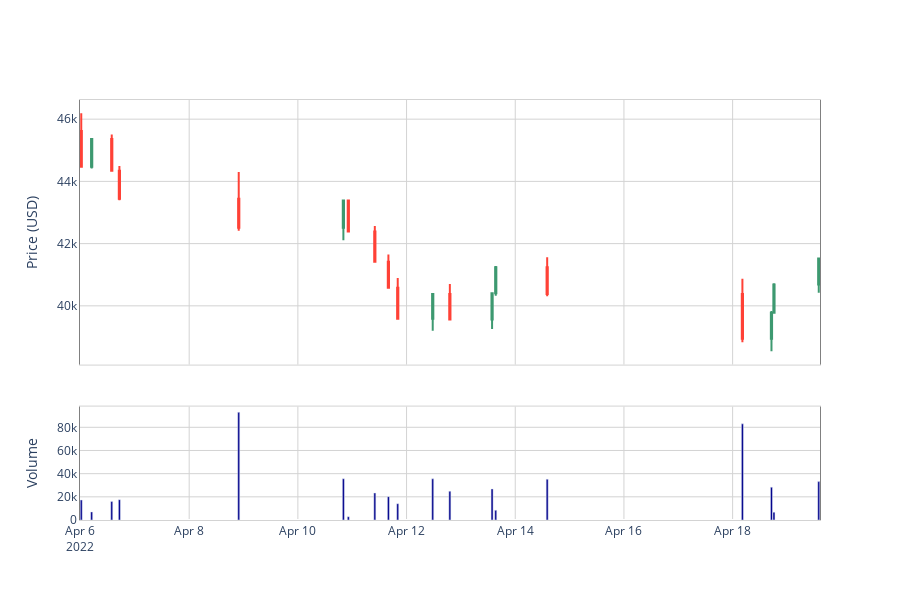

The code cell stored with this chart in its notebook:
### Code cell
plot_candlestick_with_volume(btc_range_subset, 'btc_rangem002')

### Figure 1 — Plotly figure (JSON) as saved in the notebook; plotly's stock layout.template omitted (floating-point values rounded to 4 significant figures)
{"data": [{"close": [44470, 45370.0, 44340.0, 43440.0, 42510.0, 43390.0, 42388, 41420.0, 40580.0, 39590.0, 40380.0, 39560.0, 40400.0, 41240.0, 40380.0, 38950.0, 39780.0, 40680.0, 41520.0], "high": [46191, 45380.0, 45510.0, 44500.0, 44300.0, 43400, 43410.0, 42560.0, 41650.0, 40900.0, 40400.0, 40699, 40440.0, 41280.0, 41560.0, 40870.0, 39830.0, 40730.0, 41525], "low": [44470, 44412, 44340.0, 43390.0, 42414, 42110.0, 42388, 41390.0, 40560, 39570.0, 39200, 39539, 39250.0, 40330.0, 40310.0, 38830.0, 38540.0, 39750.0, 40420.0], "open": [45620.0, 44470, 45370.0, 44340.0, 43440.0, 42510.0, 43390.0, 42388, 41420.0, 40580.0, 39590.0, 40380.0, 39560.0, 40400.0, 41240.0, 40380.0, 38950.0, 39780.0, 40680.0], "showlegend": false, "type": "candlestick", "x": ["2022-04-06T00:20:00", "2022-04-06T04:56:00", "2022-04-06T13:48:00", "2022-04-06T17:11:00", "2022-04-08T21:53:00", "2022-04-10T20:06:00", "2022-04-10T22:17:00", "2022-04-11T09:59:00", "2022-04-11T15:59:00", "2022-04-11T20:06:00", "2022-04-12T11:33:00", "2022-04-12T19:07:00", "2022-04-13T13:46:00", "2022-04-13T15:23:00", "2022-04-14T14:06:00", "2022-04-18T04:19:00", "2022-04-18T17:09:00", "2022-04-18T18:15:00", "2022-04-19T14:02:00"], "xaxis": "x", "yaxis": "y"}, {"marker": {"color": "darkblue"}, "showlegend": false, "type": "bar", "x": ["2022-04-06T00:20:00", "2022-04-06T04:56:00", "2022-04-06T13:48:00", "2022-04-06T17:11:00", "2022-04-08T21:53:00", "2022-04-10T20:06:00", "2022-04-10T22:17:00", "2022-04-11T09:59:00", "2022-04-11T15:59:00", "2022-04-11T20:06:00", "2022-04-12T11:33:00", "2022-04-12T19:07:00", "2022-04-13T13:46:00", "2022-04-13T15:23:00", "2022-04-14T14:06:00", "2022-04-18T04:19:00", "2022-04-18T17:09:00", "2022-04-18T18:15:00", "2022-04-19T14:02:00"], "xaxis": "x2", "y": [17290.0, 6997.0, 16080.0, 17550.0, 92980.0, 35610.0, 2862.0, 23350.0, 20160.0, 14090.0, 35550.0, 24850.0, 26850.0, 8410.0, 35210.0, 82970.0, 28310.0, 6759.0, 33140.0], "yaxis": "y2"}], "layout": {"height": 600, "paper_bgcolor": "white", "plot_bgcolor": "white", "width": 900, "xaxis": {"anchor": "y", "domain": [0, 1], "gridcolor": "lightgray", "linecolor": "lightgray", "linewidth": 1, "matches": "x2", "mirror": true, "rangeslider": {"visible": false}, "showgrid": true, "showticklabels": false}, "xaxis2": {"anchor": "y2", "domain": [0, 1], "gridcolor": "lightgray", "linecolor": "lightgray", "linewidth": 1, "mirror": true, "showgrid": true}, "yaxis": {"anchor": "x", "domain": [0.37, 1], "gridcolor": "lightgray", "linecolor": "gray", "linewidth": 1, "mirror": true, "showgrid": true, "showline": true, "title": {"text": "Price (USD)"}}, "yaxis2": {"anchor": "x2", "domain": [0, 0.27], "gridcolor": "lightgray", "linecolor": "gray", "linewidth": 1, "mirror": true, "showgrid": true, "showline": true, "title": {"text": "Volume"}}}}
